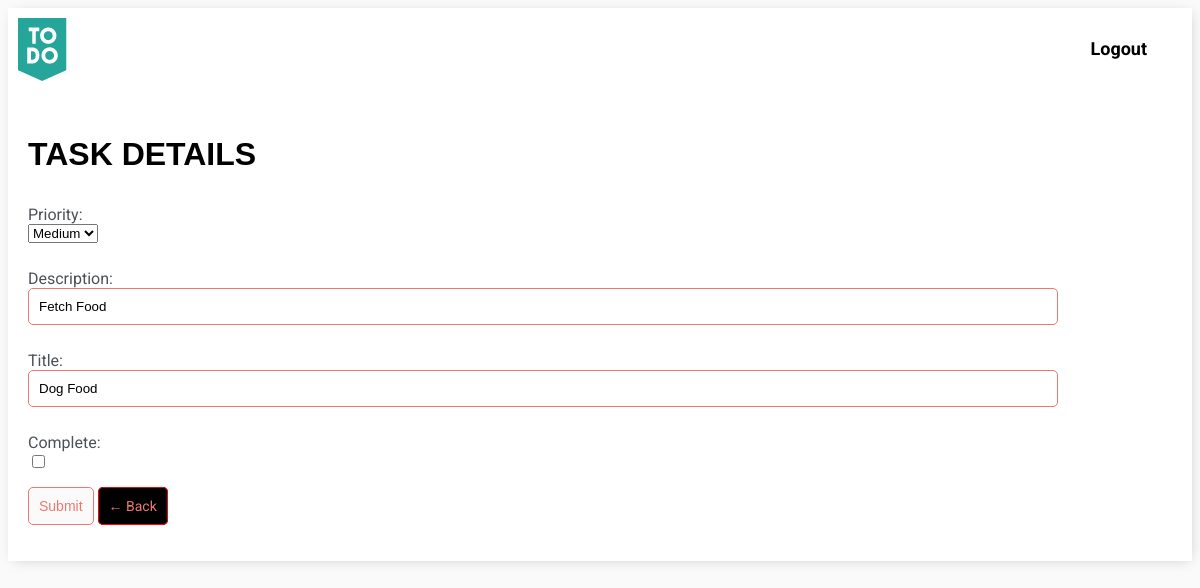
The app's page /task-update/15/ (signed in) with its own data.
### useend/models.py (models this page shows, shortened)
class Task(models.Model):
    3
    PRIORITY_LIST = (
    ('High', 'High'),
    ('Medium', 'Medium'),
    ('Low','Low')
    )
    user = models.ForeignKey(User,on_delete=models.CASCADE,null=True,blank=True)
    title = models.CharField(max_length=250)
    description = models.CharField(max_length=250,null=False,blank=False)
    priority = models.CharField(choices=PRIORITY_LIST, max_length=128)
    complete = models.BooleanField(default=False)
    when_created = models.DateTimeField(auto_now_add=True)
    class Meta:
        ordering = ['priority']

### useend/views.py (the view)
# urls.py: path('task-update/<int:pk>/', TaskUpdate.as_view(), name='task-update'),
class TaskUpdate(LoginRequiredMixin,UpdateView):
    model = Task
    fields = {'title', 'description','priority','complete'}
    success_url = reverse_lazy('tasks')

### useend/templates/useend/task_form.html (shortened to what this page needs)
{% extends 'useend/main.html'%}
{% block content %}
{% load static %}
<div class="header-bar">
    <div  >
   <a href="{% url 'tasks' %}"> <img src="{% static 'assets/to-do.png' %}"> </a>
    </div>
    {% if request.user.is_authenticated %}
        <a href="{% url 'logout' %}">Logout</a>
    {% else %}
        <a href="{% url 'login' %}">Login</a>
    {% endif %}
</div>
<div class="card-body">
    <h1>TASK DETAILS</h1>
    <form method="POST" action="">
        {{form.as_p}}
        <input class="button" type="submit" value="Submit">
        <a class="button1" href="{% url 'tasks' %}">&#8592; Back</a>
    </form>
</div>
{% endblock content %}

### useend/static/css/style.css (style rules this page uses)
body { background-color: #FAFAFA; font-family: 'Roboto', sans-serif; }
h1, h2, h3, h4, h5, h6 { font-family: 'Roboto', sans-serif; font-family: 'Ubuntu', sans-serif; }
a, p { color: #4b5156 }
.header-bar { display: flex; justify-content: space-between; color: #000; padding: 10px; border-radius: 5px 5px 0 0; background-color:#fff; }
.header-bar a { color:black; border-color: #000; text-decoration: none; margin-top: 20px; font-weight: bold; padding-right: 35px; font-size: 18px; }

### useend/templates/useend/main.html (style rules this page uses)
input[type=text], input[type=password], textarea { border: 1px solid #EB796F; border-radius: 5px; padding: 10px; width: 90%; }
label { padding-top: 10px !important; display: block; }
.button { border: 1px solid #EB796F; background-color: #FAFAFA; color: #EB796F; padding: 10px; font-size: 14px; border-radius: 5px; cursor: pointer; text-decoration: none; }
.button1 { border: 1px solid red; background-color: black; color: #EB796F; padding: 10px; font-size: 14px; border-radius: 5px; cursor: pointer; text-decoration: none; }
.card-body { padding: 20px; }

### records on screen
Task: priority "Medium", description "Fetch Food", title "Dog Food"
